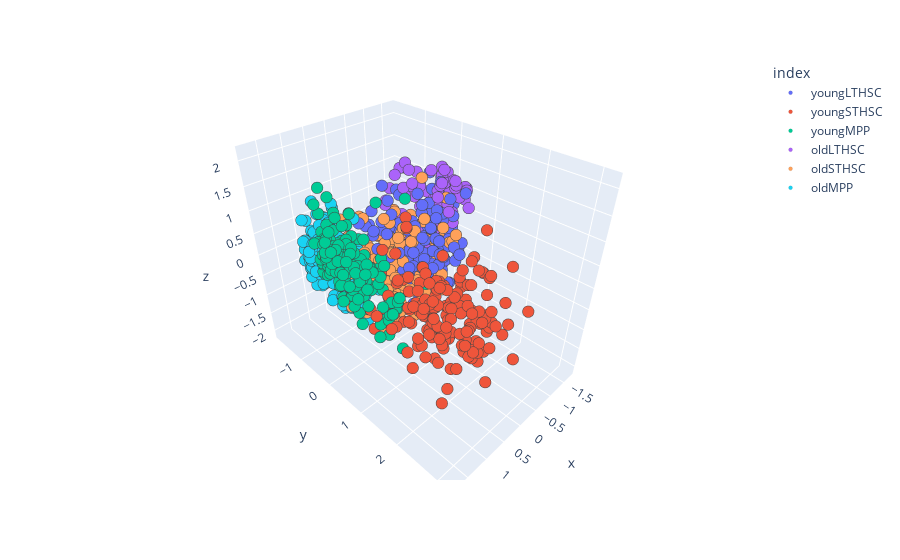

Notebook cell for this chart:
### Code cell
encoded = {'oldLTHSC':0, 'oldMPP':1, 'oldSTHSC':2, 'youngLTHSC':3, 'youngMPP':4, 'youngSTHSC':5}
cells = ['oldLTHSC' ,'oldMPP', 'oldSTHSC', 'youngLTHSC' ,'youngMPP' ,'youngSTHSC']
cell_types = [encoded.get(x, x) for x in dfz.index]
colormap = ['r', 'b', 'g', 'y', 'c', 'm']
cell_colors = [colormap[x] for x in cell_types]
dfpcabest = pd.DataFrame(zcompsbest, index = dfz.index)
dfpcabest
fig = px.scatter_3d(dfpcabest, zcompsbest[:,0], zcompsbest[:,1],zcompsbest[:,2], dfpcabest.index)
fig.update_traces(marker=dict(opacity =1, size=4,
                              line=dict(width= .1)))

fig.show()

### Figure 1 — Plotly figure (JSON) as saved in the notebook; plotly's stock layout.template omitted (floating-point values rounded to 4 significant figures; data arrays with more than 128 entries replaced by an {"elided": "..."} marker saying what was removed)
{"data": [{"hovertemplate": "index=youngLTHSC<br>x=%{x}<br>y=%{y}<br>z=%{z}<extra></extra>", "legendgroup": "youngLTHSC", "marker": {"color": "#636efa", "line": {"width": 0.1}, "opacity": 1, "size": 4, "symbol": "circle"}, "mode": "markers", "name": "youngLTHSC", "scene": "scene", "showlegend": true, "type": "scatter3d", "x": {"elided": "167 float values"}, "y": {"elided": "167 float values"}, "z": {"elided": "167 float values"}}, {"hovertemplate": "index=youngSTHSC<br>x=%{x}<br>y=%{y}<br>z=%{z}<extra></extra>", "legendgroup": "youngSTHSC", "marker": {"color": "#EF553B", "line": {"width": 0.1}, "opacity": 1, "size": 4, "symbol": "circle"}, "mode": "markers", "name": "youngSTHSC", "scene": "scene", "showlegend": true, "type": "scatter3d", "x": {"elided": "163 float values"}, "y": {"elided": "163 float values"}, "z": {"elided": "163 float values"}}, {"hovertemplate": "index=youngMPP<br>x=%{x}<br>y=%{y}<br>z=%{z}<extra></extra>", "legendgroup": "youngMPP", "marker": {"color": "#00cc96", "line": {"width": 0.1}, "opacity": 1, "size": 4, "symbol": "circle"}, "mode": "markers", "name": "youngMPP", "scene": "scene", "showlegend": true, "type": "scatter3d", "x": {"elided": "168 float values"}, "y": {"elided": "168 float values"}, "z": {"elided": "168 float values"}}, {"hovertemplate": "index=oldLTHSC<br>x=%{x}<br>y=%{y}<br>z=%{z}<extra></extra>", "legendgroup": "oldLTHSC", "marker": {"color": "#ab63fa", "line": {"width": 0.1}, "opacity": 1, "size": 4, "symbol": "circle"}, "mode": "markers", "name": "oldLTHSC", "scene": "scene", "showlegend": true, "type": "scatter3d", "x": {"elided": "183 float values"}, "y": {"elided": "183 float values"}, "z": {"elided": "183 float values"}}, {"hovertemplate": "index=oldSTHSC<br>x=%{x}<br>y=%{y}<br>z=%{z}<extra></extra>", "legendgroup": "oldSTHSC", "marker": {"color": "#FFA15A", "line": {"width": 0.1}, "opacity": 1, "size": 4, "symbol": "circle"}, "mode": "markers", "name": "oldSTHSC", "scene": "scene", "showlegend": true, "type": "scatter3d", "x": {"elided": "189 float values"}, "y": {"elided": "189 float values"}, "z": {"elided": "189 float values"}}, {"hovertemplate": "index=oldMPP<br>x=%{x}<br>y=%{y}<br>z=%{z}<extra></extra>", "legendgroup": "oldMPP", "marker": {"color": "#19d3f3", "line": {"width": 0.1}, "opacity": 1, "size": 4, "symbol": "circle"}, "mode": "markers", "name": "oldMPP", "scene": "scene", "showlegend": true, "type": "scatter3d", "x": {"elided": "188 float values"}, "y": {"elided": "188 float values"}, "z": {"elided": "188 float values"}}], "layout": {"legend": {"title": {"text": "index"}, "tracegroupgap": 0}, "margin": {"t": 60}, "scene": {"domain": {"x": [0, 1], "y": [0, 1]}, "xaxis": {"title": {"text": "x"}}, "yaxis": {"title": {"text": "y"}}, "zaxis": {"title": {"text": "z"}}}}}
